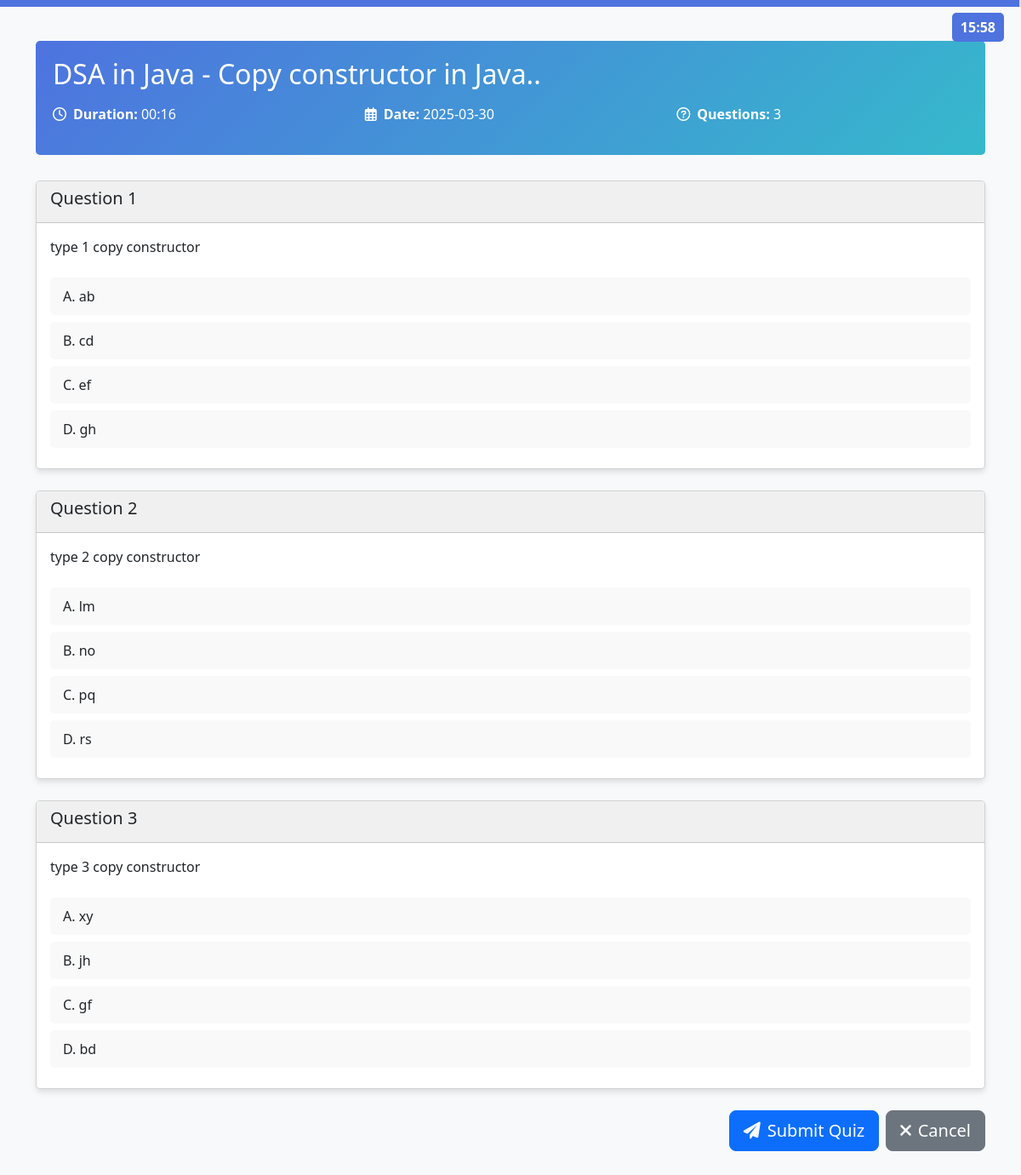
Page /take_quiz/1 (signed in) on the committed database.
### models.py (models this page shows)
class Subject(db.Model):
    __tablename__ = 'subjects'
    id = db.Column(db.Integer, primary_key=True)
    name = db.Column(db.String(100), nullable=False)
    desc = db.Column(db.String(200), nullable=False)
    chapters = db.relationship('Chapter', backref='subject', lazy=True, cascade='all, delete-orphan')

class Chapter(db.Model):
    __tablename__ = 'chapters'
    id = db.Column(db.Integer, primary_key=True)
    name = db.Column(db.String(100), nullable=False)
    subject_id = db.Column(db.Integer, db.ForeignKey('subjects.id'), nullable=False)
    questions = db.relationship('Question', backref='chapter', lazy=True, cascade='all, delete-orphan')
    quizzes = db.relationship('Quiz', backref='chapter', lazy=True, cascade='all, delete-orphan')

class Quiz(db.Model):
    __tablename__ = 'quizzes'
    id = db.Column(db.Integer, primary_key=True)
    chapter_id = db.Column(db.Integer, db.ForeignKey('chapters.id'), nullable=False)
    date_of_quiz = db.Column(db.DateTime, default=datetime.utcnow)
    time_duration = db.Column(db.String(10))
    questions = db.relationship('QuizQuestion', backref='quiz', lazy=True,cascade='all, delete-orphan')
    attempts = db.relationship('QuizAttempt', backref='quiz', lazy=True, cascade='all, delete-orphan')

class QuizQuestion(db.Model):
    __tablename__ = 'quiz_question'
    id = db.Column(db.Integer, primary_key=True)
    quiz_id = db.Column(db.Integer, db.ForeignKey('quizzes.id', ondelete='CASCADE'), nullable=False)
    question_id = db.Column(db.Integer, db.ForeignKey('questions.id', ondelete='CASCADE'), nullable=False)
    question_order = db.Column(db.Integer, default=0)

class Question(db.Model):
    __tablename__ = 'questions'
    id = db.Column(db.Integer, primary_key=True)
    question_text = db.Column(db.String(500), nullable=False)
    option1 = db.Column(db.String(200), nullable=False)
    option2 = db.Column(db.String(200), nullable=False)
    option3 = db.Column(db.String(200), nullable=False)
    option4 = db.Column(db.String(200), nullable=False)
    correct_option = db.Column(db.String(200), nullable=False)
    chapter_id = db.Column(db.Integer, db.ForeignKey('chapters.id', ondelete='CASCADE'), nullable=False)
    quiz_assignments = db.relationship('QuizQuestion', backref='question', lazy=True, cascade='all, delete-orphan')

### controllers/default_controllers.py (the view, shortened to what this page needs)
@app.route('/take_quiz/<int:quiz_id>', methods=['GET', 'POST'])
def take_quiz(quiz_id):
    if 'user_username' not in session:
        flash('You need to log in first.', 'warning')
        return redirect(url_for('home'))
    quiz = Quiz.query.get_or_404(quiz_id)
    chapter = Chapter.query.get_or_404(quiz.chapter_id)
    subject = Subject.query.get_or_404(chapter.subject_id)
    existing_attempt = QuizAttempt.query.filter_by(
        user_id=session['user_username'],
        quiz_id=quiz_id
    ).first()
    if existing_attempt and request.method == 'GET':
        flash('You have taken this quiz before. Your best score is ' +
              str(existing_attempt.total_scored) + '%. You can retake it to improve your score.', 'info')
    return render_template('take_quiz.html',
                          quiz=quiz,
                          chapter=chapter,
                          subject=subject)

### templates/take_quiz.html (shortened to what this page needs)
<!DOCTYPE html>
<html lang="en">
<head>
    <link href="https://cdn.jsdelivr.net/npm/bootstrap@5.3.0-alpha1/dist/css/bootstrap.min.css" rel="stylesheet">
    <link href="https://cdnjs.cloudflare.com/ajax/libs/font-awesome/6.0.0/css/all.min.css" rel="stylesheet">
</head>
<body>
    <div class="timer-bar">
        <div class="timer-progress" id="timer-progress"></div>
    </div>
    <div class="timer-display" id="timer-display"></div>
    <div class="container mt-5 mb-5">
        <div class="quiz-header">
            <h2 class="mb-3">{{ subject.name }} - {{ chapter.name }}</h2>
            <div class="row">
                <div class="col-md-4">
                    <p><i class="far fa-clock me-2"></i><strong>Duration:</strong> {{ quiz.time_duration }}</p>
                </div>
                <div class="col-md-4">
                    <p><i class="far fa-calendar-alt me-2"></i><strong>Date:</strong> {{ quiz.date_of_quiz.strftime('%Y-%m-%d') }}</p>
                </div>
                <div class="col-md-4">
                    <p><i class="far fa-question-circle me-2"></i><strong>Questions:</strong> {{ quiz.questions|length }}</p>
                </div>
            </div>
        </div>
        <form method="POST" id="quiz-form">
            {% if quiz.questions %}
                {% for quiz_question in quiz.questions %}
                    {% set question = quiz_question.question %}
                    <div class="card question-card">
                        <div class="card-header">
                            <h5>Question {{ loop.index }}</h5>
                        </div>
                        <div class="card-body">
                            <p class="card-text mb-4">{{ question.question_text }}</p>
                            <div class="options">
                                <div class="mb-2">
                                    <label for="q{{ question.id }}_opt1" class="option-label">
                                        A. {{ question.option1 }}
                                    </label>
                                </div>
                                <div class="mb-2">
                                    <label for="q{{ question.id }}_opt2" class="option-label">
                                        B. {{ question.option2 }}
                                    </label>
                                </div>
                                <div class="mb-2">
                                    <label for="q{{ question.id }}_opt3" class="option-label">
                                        C. {{ question.option3 }}
                                    </label>
                                </div>
                                <div class="mb-2">
                                    <label for="q{{ question.id }}_opt4" class="option-label">
                                        D. {{ question.option4 }}
                                    </label>
                                </div>
                            </div>
                        </div>
                    </div>
                {% endfor %}
                <div class="d-grid gap-2 d-md-flex justify-content-md-end">
                    <button type="submit" class="btn btn-primary btn-lg">
                        <i class="fas fa-paper-plane me-2"></i>Submit Quiz
                    </button>
                    <a href="{{ url_for('user_dashboard') }}" class="btn btn-secondary btn-lg" onclick="return confirm('Are you sure you want to leave? Your progress will be lost.')">
                        <i class="fas fa-times me-2"></i>Cancel
                    </a>
                </div>
            {% endif %}
        </form>
    </div>
</body>
</html>

### templates/take_quiz.html (style rules this page uses)
body { background-color: #f8f9fa; }
.quiz-header { background: linear-gradient(135deg, #4e73df 0%, #36b9cc 100%); color: white; padding: 20px; border-radius: 5px; margin-bottom: 30px; }
.question-card { margin-bottom: 25px; border-radius: 5px; box-shadow: 0 4px 6px rgba(0,0,0,0.1); }
.card-header { font-weight: bold; background-color: #f0f0f0; }
.option-label { display: block; padding: 10px 15px; margin: 5px 0; background-color: #f9f9f9; border-radius: 5px; cursor: pointer; transition: all 0.2s; }
.timer-bar { position: fixed; top: 0; left: 0; width: 100%; height: 8px; background-color: #ddd; z-index: 1000; }
.timer-progress { height: 100%; background-color: #4e73df; width: 100%; transition: width linear; }
.timer-display { position: fixed; top: 15px; right: 20px; background-color: #4e73df; color: white; padding: 5px 10px; border-radius: 5px; font-weight: bold; z-index: 1000; }

### rows in the picture
Subject: name "DSA in Java"
Chapter: name "Copy constructor in Java.."
Quiz: time_duration "00:16", date_of_quiz "2025-03-30"
Question: question_text "type 1 copy constructor", option1 "ab", option2 "cd", option3 "ef", option4 "gh"
Question: question_text "type 2 copy constructor", option1 "lm", option2 "no", option3 "pq", option4 "rs"
Question: question_text "type 3 copy constructor", option1 "xy", option2 "jh", option3 "gf", option4 "bd"

### other values in the picture
{{ quiz.questions|length }} "3"
